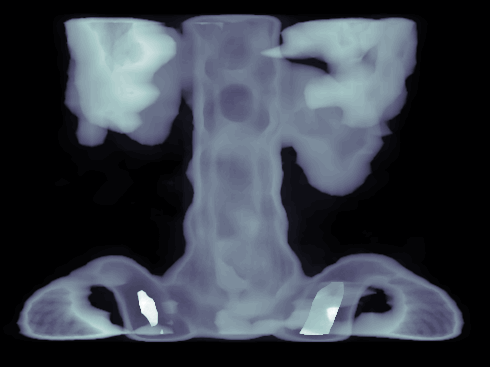
#> input picture traitement IMAGE/spine.tif, 490 x 367 px, found by its file name
$ python script.py
#> lines starting #> are read from the running program, lines starting #| are printed output that depends on the picture
import cv2
import numpy as np
import matplotlib.pyplot as plt

# Charger l'image en niveaux de gris
image = cv2.imread('spine.tif', cv2.IMREAD_GRAYSCALE)
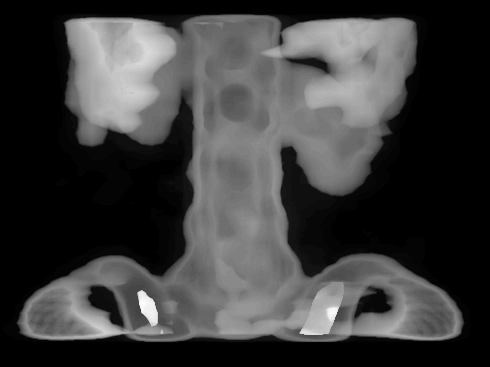
#> image: shape (367, 490); min 0, max 255, mean 61.1

if image is None:
    print(" L'image n'a pas été trouvée ! Vérifie son nom et son emplacement.")
else:
    # Calculer les histogrammes
    hist, bins = np.histogram(image.flatten(), 256, [0, 256])
#> hist = 256 values, max 69426 at index 0, min 0 at index 1, mean 702.5; bins = 257 values from 0 to 256
    hist_cumule = hist.cumsum()
#> hist_cumule = 256 values from 69426 to 179830

    # Affichage des histogrammes
    plt.figure(figsize=(10,5))

    plt.subplot(1,2,1)
    plt.bar(range(256), hist, color='gray')
    plt.title("Histogramme d’amplitude")

    plt.subplot(1,2,2)
    plt.plot(hist_cumule, color='blue')
    plt.title("Histogramme cumulé")

    plt.show()
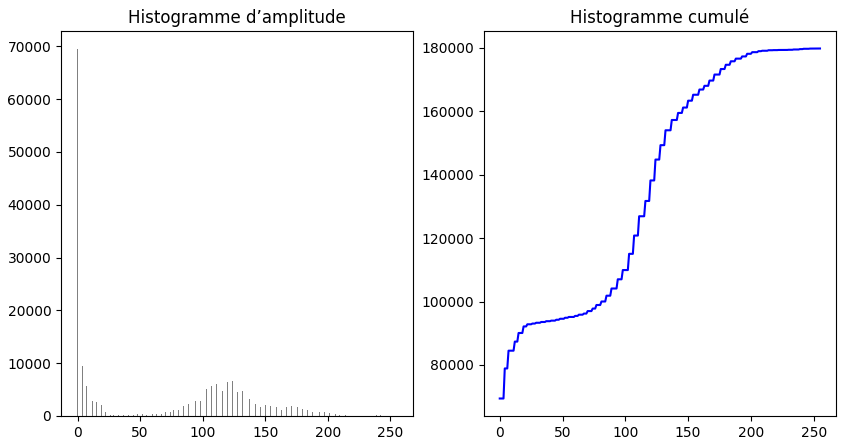
#> figure drawn by matplotlib, 2 panels; panel 1: tallest bar 69426 high, from x = -0.4 to 0.4; panel 2: curve peaks at x = 255, y = 179830


# Fonction de recadrage de l’image
def recadrage(image, a=None, b=None):
#> called with a = 50, b = 200
    if a is None:
        a = np.min(image)
    if b is None:
        b = np.max(image)

    # Recadrer l’image sur la plage [a, b]
    image_recadree = np.clip(image, a, b)
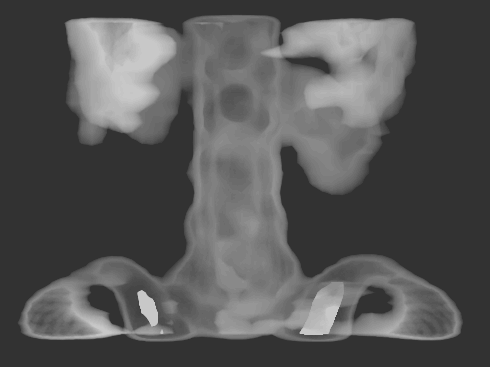
#> image_recadree: shape (367, 490); min 50, max 200, mean 85.8

    # Normaliser entre 0 et 255
    image_recadree = ((image_recadree - a) / (b - a)) * 255
    image_recadree = image_recadree.astype(np.uint8)

    return image_recadree

# Charger l'image en niveaux de gris
image = cv2.imread('spine.tif', cv2.IMREAD_GRAYSCALE)

if image is None:
    print("L'image n'a pas été trouvée ! Vérifie son nom et son emplacement.")
else:
    # Appliquer le recadrage avec `a=50` et `b=200`
    image_recadree = recadrage(image, a=50, b=200)

    # Affichage des images avant/après
    plt.figure(figsize=(10,5))

    plt.subplot(1,2,1)
    plt.imshow(image, cmap='gray')
    plt.title("Image originale")

    plt.subplot(1,2,2)
    plt.imshow(image_recadree, cmap='gray')
    plt.title("Image recadrée (a=50, b=200)")

    plt.show()


# Fonction pour afficher en blanc les valeurs entre `a` et `b`
def affichage_blanc(image, a, b, f):
    # Création d'une copie de l'image
#> called with a = 80, b = 180, f = 1
    image_transformee = image.copy()

    # Mettre en blanc les valeurs comprises entre `a` et `b`
    image_transformee[(image >= a) & (image <= b)] = 255
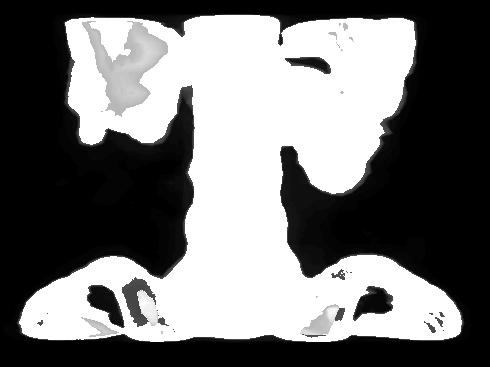
#> image_transformee: shape (367, 490); min 0, max 255, mean 116.3

    if f == 0:
        # Éliminer le reste (mettre à noir)
        image_transformee[(image < a) | (image > b)] = 0

    return image_transformee

# Charger l'image en niveaux de gris
image = cv2.imread('spine.tif', cv2.IMREAD_GRAYSCALE)

if image is None:
    print(" L'image n'a pas été trouvée ! Vérifie son nom et son emplacement.")
else:
    # Appliquer la transformation avec `a=80, b=180` et `f=1`
    image_blanc = affichage_blanc(image, a=80, b=180, f=1)

    # Affichage des images avant/après
    plt.figure(figsize=(10,5))

    plt.subplot(1,2,1)
    plt.imshow(image, cmap='gray')
    plt.title("Image originale")

    plt.subplot(1,2,2)
    plt.imshow(image_blanc, cmap='gray')
    plt.title("Valeurs entre a=80 et b=180 en blanc")

    plt.show()


# Fonction de dilatation et contraction autour de `A`
def dilatation_contraction(image, A, ad):
    # Vérification de la contrainte ad + ac = 1
#> called with A = 100, ad = 0.9
    ac = 1 - ad

    # Création d'une copie de l'image
    image_modifiee = image.copy()

    # Appliquer la dilatation (augmentation des valeurs proches de A)
    image_modifiee[(image >= A)] = image_modifiee[(image >= A)] + int(ad * 70)

    # Appliquer la contraction (réduction des valeurs proches de A)
    image_modifiee[(image < A)] = image_modifiee[(image < A)] - int(ac * 70)
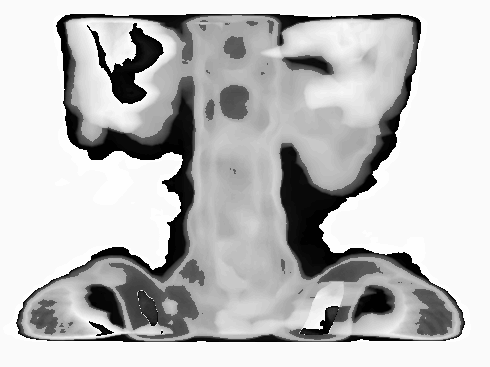
#> image_modifiee: shape (367, 490); min 0, max 254, mean 189.7

    # Clip pour garder les valeurs dans [0,255]
    image_modifiee = np.clip(image_modifiee, 0, 255)

    return image_modifiee.astype(np.uint8)

# Charger l’image en niveaux de gris
image = cv2.imread('spine.tif', cv2.IMREAD_GRAYSCALE)

if image is None:
    print(" L'image n'a pas été trouvée ! Vérifie son nom et son emplacement.")
else:
    # Appliquer la transformation avec `A=100` et `ad=0.9`
    image_dilatation = dilatation_contraction(image, A=100, ad=0.9)

    # Affichage des images avant/après
    plt.figure(figsize=(10,5))

    plt.subplot(1,2,1)
    plt.imshow(image, cmap='gray')
    plt.title("Image originale")

    plt.subplot(1,2,2)
    plt.imshow(image_dilatation, cmap='gray')
    plt.title("Image après dilatation/contraction (A=100, ad=0.9)")

    plt.show()


# Fonction d'égalisation d'histogramme
def egalisation_histogramme(image):
    # Appliquer l'égalisation d'histogramme avec OpenCV
    image_egalisee = cv2.equalizeHist(image)
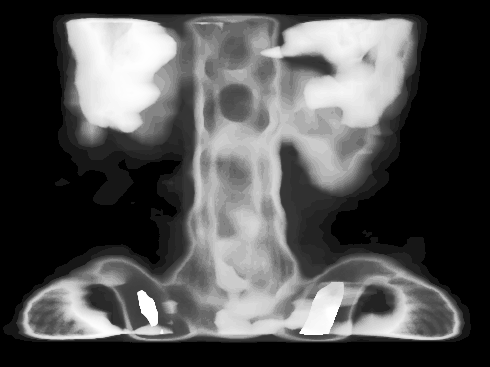
#> image_egalisee: shape (367, 490); min 0, max 255, mean 81.3
    return image_egalisee

# Charger l'image en niveaux de gris
image = cv2.imread('spine.tif', cv2.IMREAD_GRAYSCALE)

if image is None:
    print(" L'image n'a pas été trouvée ! Vérifie son nom et son emplacement.")
else:
    # Appliquer l'égalisation d'histogramme
    image_egalisee = egalisation_histogramme(image)

    # Calculer les histogrammes avant et après égalisation
    hist_original, bins = np.histogram(image.flatten(), 256, [0, 256])
#> hist_original has the same summary as hist
    hist_egalise, bins = np.histogram(image_egalisee.flatten(), 256, [0, 256])
#> hist_egalise has the same summary as hist

    # Affichage des images et histogrammes
    plt.figure(figsize=(12,6))

    # Images
    plt.subplot(2,2,1)
    plt.imshow(image, cmap='gray')
    plt.title("Image originale")

    plt.subplot(2,2,2)
    plt.imshow(image_egalisee, cmap='gray')
    plt.title("Image égalisée")

    # Histogrammes
    plt.subplot(2,2,3)
    plt.plot(hist_original, color='gray')
    plt.title("Histogramme original")

    plt.subplot(2,2,4)
    plt.plot(hist_egalise, color='blue')
    plt.title("Histogramme égalisé")

    plt.show()
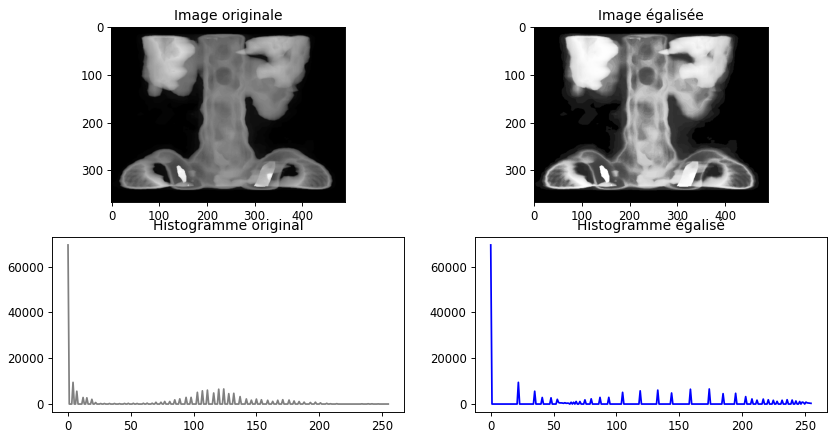
#> figure drawn by matplotlib, 4 panels; panel 3: curve peaks at x = 0, y = 69426; panel 4: curve peaks at x = 0, y = 69426
